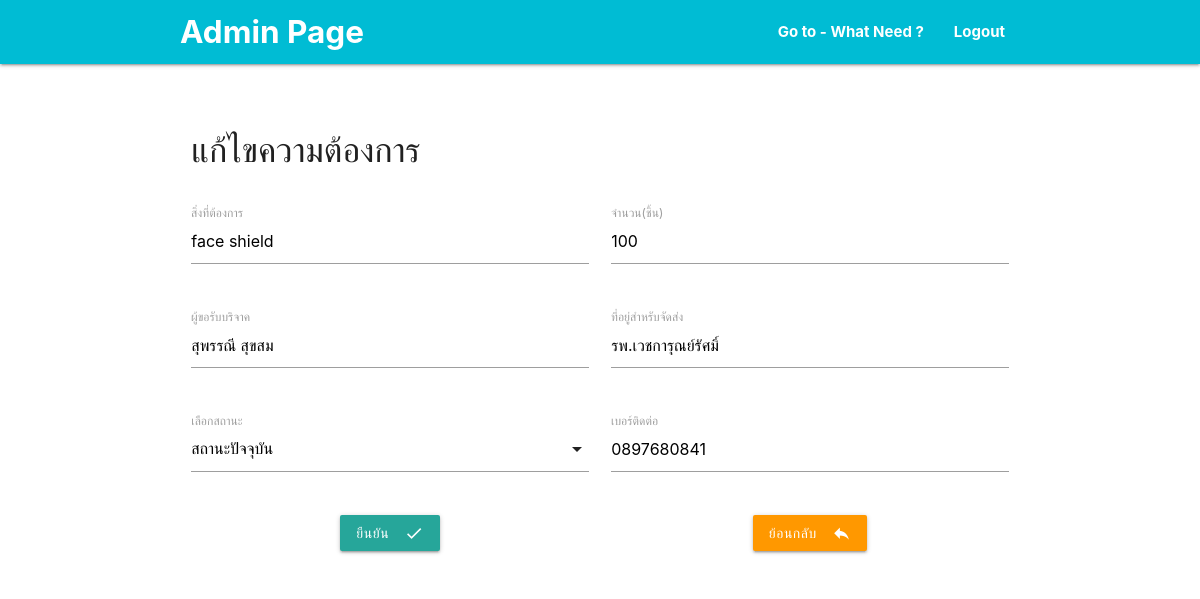
/admin/form_edit_need.php?333=6, run on the app's committed database.
### tables this page shows
CREATE TABLE `save_med` (
  `id` int(10) NOT NULL,
  `need` text NOT NULL,
  `piece` int(11) NOT NULL,
  `place` text NOT NULL,
  `applicant` text NOT NULL,
  `contact` text NOT NULL,
  `status` text NOT NULL
);

### admin/form_edit_need.php (the view, shortened to what this page needs)
<?php
require './../server/server.php';
$id = $_GET['333'];
$sql = "SELECT id,need,piece,place,applicant,contact,status FROM save_med WHERE id = '$id' ";
$result = mysqli_query($connect, $sql);
$row = mysqli_fetch_array($result);
?>
<!DOCTYPE html>
<html lang="en">
<head>
    <link rel="stylesheet" href="../css/font.css">
    <link href="../css/materialize.css" type="text/css" rel="stylesheet" media="screen,projection" />
    <link href="../css/style.css" type="text/css" rel="stylesheet" media="screen,projection" />
</head>
<body>
    <nav class="cyan" role="navigation">
        <div class="nav-wrapper container">
            <a id="logo-container" href="admin_page.php" class="brand-logo white-text"><b>Admin Page</b></a>
            <ul class="right hide-on-med-and-down">
                <li><a href="../need.php" target="_blank" class="white-text"><b>Go to - What Need ?</b></a></li>
                <li><a href="../index.php" class="white-text"><b>Logout</b></a></li>
            </ul>
        </div>
    </nav><br><br>
    <div class="container">
        <div class="row">
            <div class="col 6">
                <h4>แก้ไขความต้องการ</h4>
            </div>
        </div>
        <div class="row">
            <form class="col s12" action="edit_need.php" id="addrequest" method="POST">
                <div class="row">
                    <div class="input-field col s6">
                        <input name="need" id="need" type="text" class="validate" value="<?php echo $row['need'] ?>" required>
                        <label for="need">สิ่งที่ต้องการ</label>
                    </div>
                    <div class="input-field col s6">
                        <input name="piece" id="piece" type="number" class="validate" value="<?php echo $row['piece'] ?>" required>
                        <label for="piece">จำนวน(ชิ้น)</label>
                    </div>
                </div>
                <div class="row">
                    <div class="input-field col s6">
                        <input name="applicant" id="applicant" type="text" class="validate" value="<?php echo $row['applicant'] ?>" required>
                        <label for="applicant">ผู้ขอรับบริจาค</label>
                    </div>
                    <div class="input-field col s6">
                        <input name="place" id="place" type="text" class="validate" value="<?php echo $row['place'] ?>" required>
                        <label for="place">ที่อยู่สำหรับจัดส่ง</label>
                    </div>
                </div>
                <div class="row">
                    <div class="input-field col s6">
                        <label for="status">เลือกสถานะ</label>
                    </div>
                    <div class="input-field col s6">
                        <input name="contact" id="contact" type="text" class="validate" value="<?php echo $row['contact'] ?>" required>
                        <label for="contact">เบอร์ติดต่อ</label>
                    </div>
                </div>
            </form>
            <div class="row">
                <div class="center-align col s6">
                    <button type="submit" form="addrequest" class="btn waves-effect waves-light">ยืนยัน
                        <i class="material-icons right">done</i>
                    </button>
                </div>
                <div class="center-align col s6">
                    <a href="admin_page.php">
                        <button type="button" class="btn waves-effect waves-light orange">ย้อนกลับ
                            <i class="material-icons right">reply</i>
                        </button>
                    </a>
                </div>
                <br><br><br>
            </div>
        </div>
    </div>
</body>
</html>

### css/style.css (style rules this page uses)
nav ul a, nav .brand-logo { color: #444; }

### data on the page
save_med: need "face shield", piece "100", applicant "สุพรรณี สุขสม", place "รพ.เวชการุณย์รัศมิ์", contact "0897680841"
